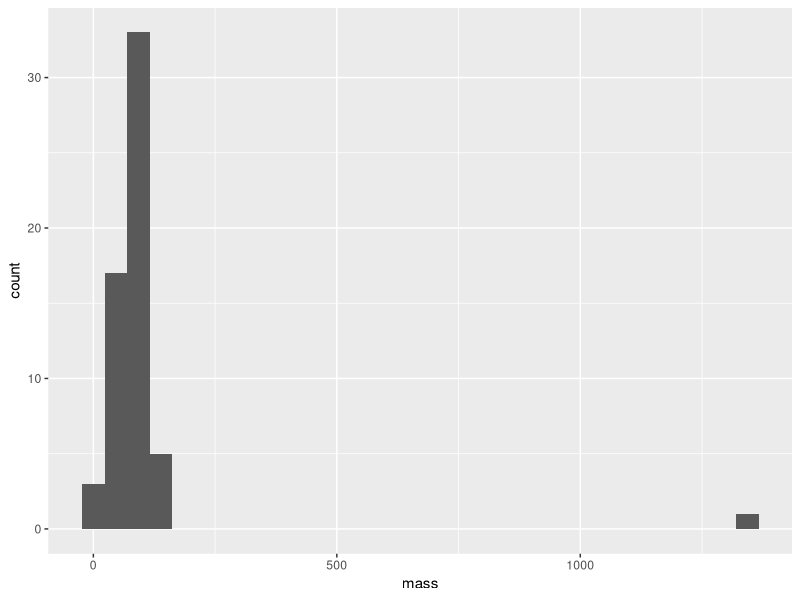
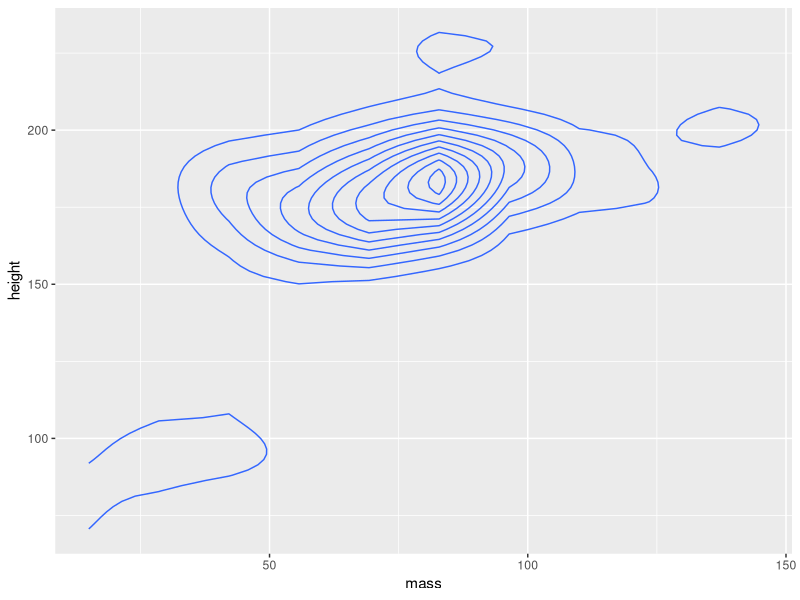
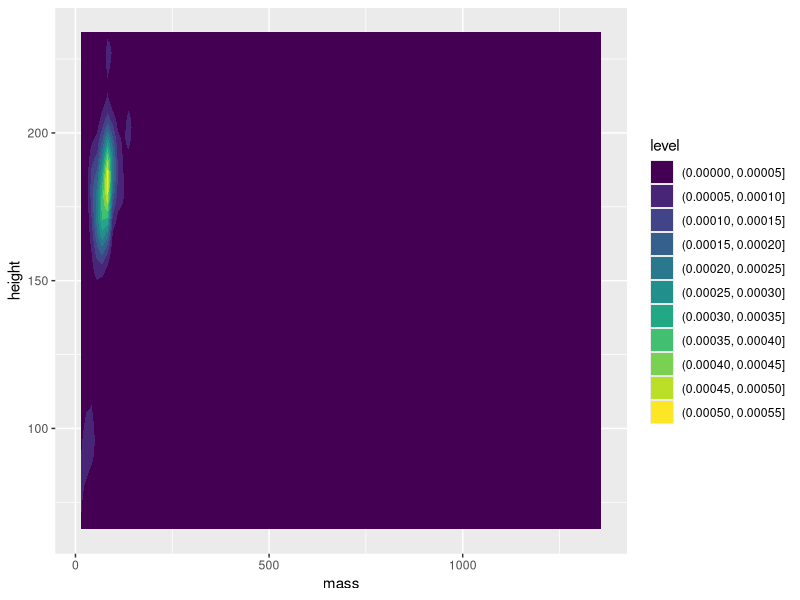
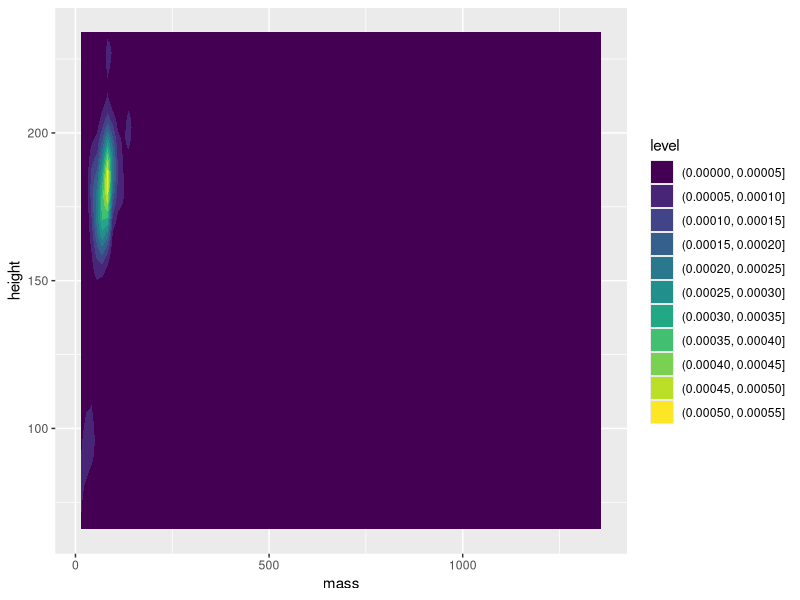
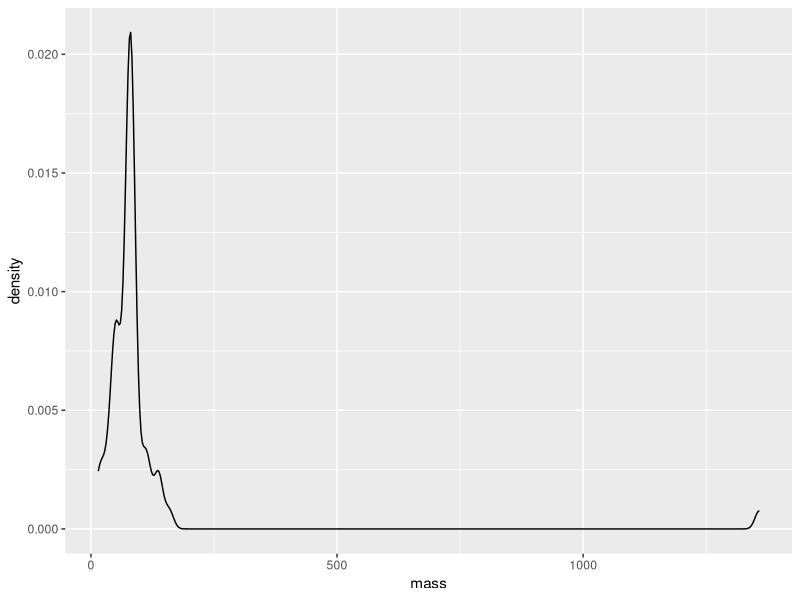
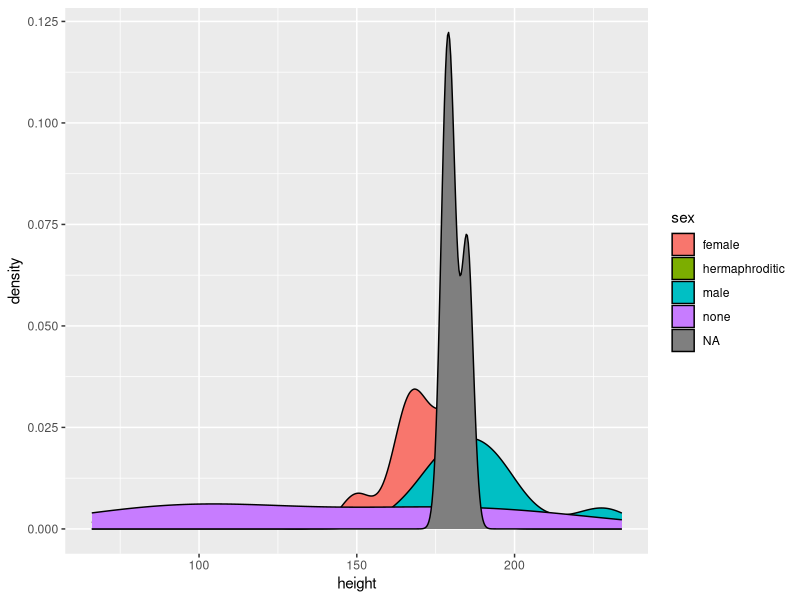
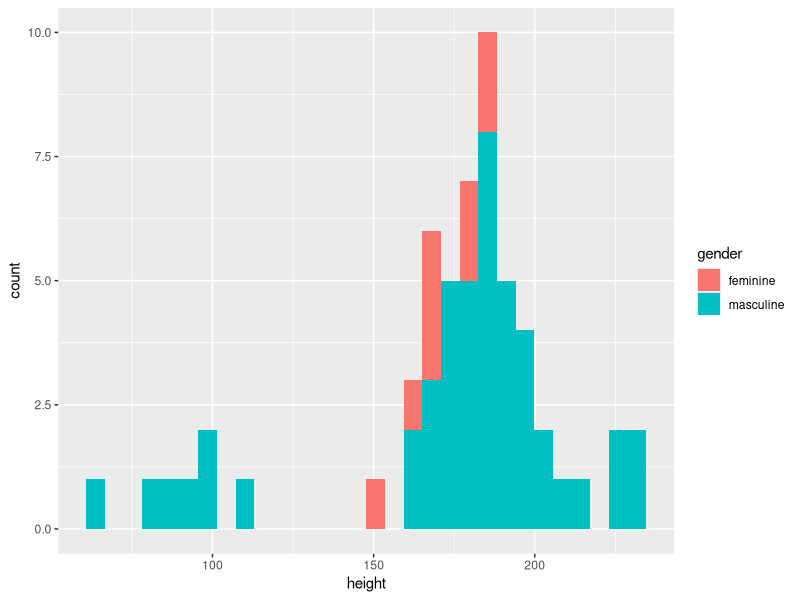

Source code (R) for these figures, in order:

# Exercícios - Produção de gráficos com o pacote ggplot2 ----------------------------------------------------------------------------------
# Autoria do script: Jeanne Franco ---------------------------------------------------------------------------------------------------------
# Data: 07/09/2022 -------------------------------------------------------------------------------------------------------------------------

# Exercícios -------------------------------------------------------------------------------------------------------------------------------

# 1 - Escolha um conjunto de dados disponível no R
# 2 - Carregue os pacotes necessários
# 3 - Produza os seguintes gráficos:
# a) Gráficos de histograma e densidade
# b) Gráficos de boxplot e violino
# c) Gráfico de barras com valores de média e erro padrão
# d) Gráfico de linhas

# Respostas --------------------------------------------------------------------------------------------------------------------------------

# Exercício 1

library(dplyr) # Pacote que carrega o banco de dados Starwars
dados <- starwars
View(dados)

# Exercício 2

library(tidyverse)

# Exercício 3

# a) Gráficos de histograma e densidade

dados <- dados %>%
  drop_na(mass) %>%
  view()

ggplot(dados, aes(x = mass)) +
  geom_histogram(bins = 30)

ggplot(dados, aes(x = mass, y = height)) +
  geom_density_2d()

ggplot(dados, aes(x = mass, y = height)) +
  geom_density_2d_filled()

ggplot(dados, aes(x = mass, y = height)) +
  geom_density_2d_filled()

ggplot(dados, aes(x = mass)) +
  geom_density()

ggplot(dados, aes(x = height, fill = sex)) +
  geom_density()

dados1 <- dados %>%
  drop_na(gender, height)

ggplot(dados1, aes(x = height, fill = gender)) +
  geom_histogram(bins = 30)
